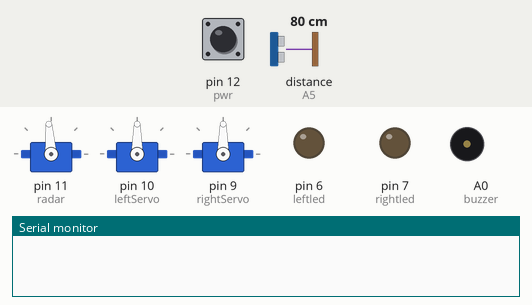
Recording of a sketch running on a simulated Arduino Uno, built with avr-gcc and run on an emulated ATmega328P. Shown: 3 × servo, output pins drawn as LEDs (lit = HIGH), buzzer (waves = sounding, pin HIGH), the last lines printed to the serial monitor. The test bench sets the inputs (shaded band); at power-on: pin 12 (pwr) HIGH, distance to the obstacle (sensor on A5) 80 cm. The echo pulse lasts 58.3 µs per cm; pins used as bus, display or sensor lines are not drawn.

Above: at 0.8 s.
0.9 s: pin 12 (pwr) pulled LOW for 0.15 s
At 1.8 s:
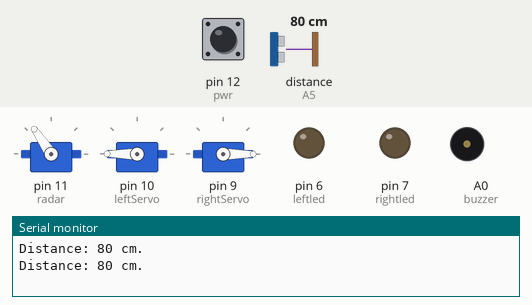
3.9 s: distance to the obstacle (sensor on A5) set to 32 cm
6.9 s: distance to the obstacle (sensor on A5) set to 28 cm
At 7.24 s:
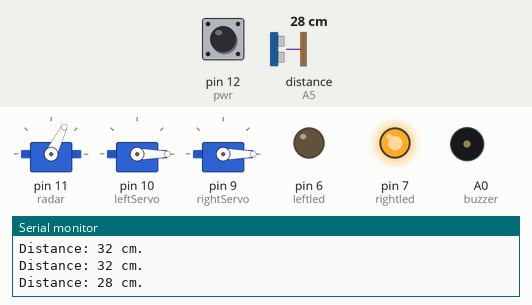
9.9 s: distance to the obstacle (sensor on A5) set to 35 cm
At 10.26 s:
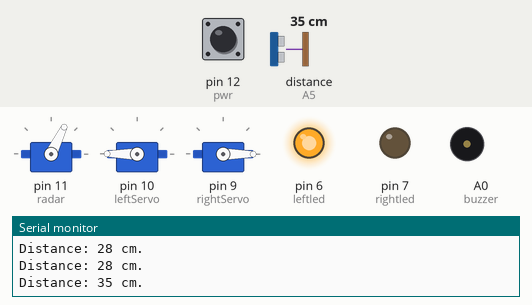
Timing chart, 0 to 13.9 s (numbered marks = the images above; inputs shaded):
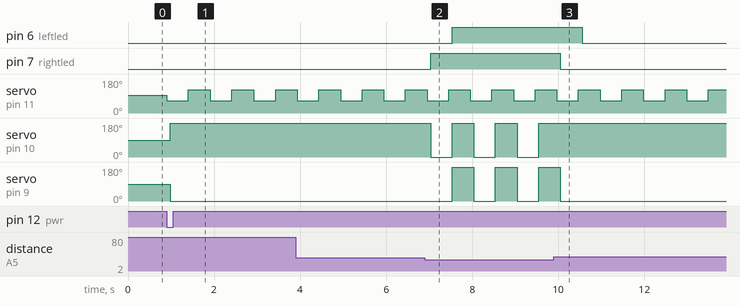

The sketch:

Ultrasonic_Servo_Radar.ino
```cpp
#include <Servo.h>

Servo radar;
const int angle=60;
int left = 94 + (angle/2);
int right = 94 - (angle/2);
int pos = left;

Servo leftServo;
Servo rightServo;

const int trigPin = A4;
const int echoPin = A5;

const int buzzer = A0;
const int leftled = 6;
const int rightled = 7;
const int pwr = 12;


void setup() {

  Serial.begin(9600);

  radar.attach(11);
  leftServo.attach(10);
  rightServo.attach(9);

  pinMode(trigPin, OUTPUT);
  pinMode(echoPin, INPUT);
  pinMode(buzzer, OUTPUT);
  pinMode(leftled, OUTPUT);
  pinMode(rightled, OUTPUT);
  pinMode(pwr, INPUT_PULLUP);

  radar.write(94);
  while (true) {
    if (digitalRead(pwr) == LOW) break;
  }
}

void loop() {

  if (pos == right) {
    pos = left;
  }
  else if (pos == left) {
    pos = right;
  }
  radar.write(pos);
  delay(80);

  if (pos == left) {
    if (getDistance() <= 30) {
      digitalWrite(leftled, HIGH);
      pivotRight();
    }
    else {
      digitalWrite(leftled, LOW);
      forward();
    }
  }

  if (pos == right) {
    if (getDistance() <= 30) {
      digitalWrite(rightled, HIGH);
      pivotLeft();
    }
    else {
      digitalWrite(rightled, LOW);
      forward();
    }
  }
  delay(420);

}

int getDistance() {
  // Clear the trigPin
  digitalWrite(trigPin, LOW);
  delayMicroseconds(2);
  // Sets the trigPin on HIGH state for 10 microseconds
  digitalWrite(trigPin, HIGH);
  delayMicroseconds(10);
  digitalWrite(trigPin, LOW);
  // Reads the echoPin, returns the sound wave travel time in microseconds
  long duration = pulseIn(echoPin, HIGH, 24000);
  if (duration == 0) {
    Serial.println("Distance out of range.");
    return 999;
  }
  // Calculating the distance
  int distance = (duration / 2) / 29.1; //centimeters
  Serial.print("Distance: "); Serial.print(distance); Serial.println(" cm.");
  return distance;
}

// ———————————  Drive ——————————————

void s_stop() {
  leftServo.write(90);
  rightServo.write(90);
}
void forward() {
  leftServo.write(180);
  rightServo.write(0);
}
void reverse() {
  leftServo.write(0);
  rightServo.write(180);
}
void forwardRight() {
  leftServo.write(180);
  rightServo.write(90);
}
void forwardLeft() {
  leftServo.write(90);
  rightServo.write(0);
}
void reverseRight() {
  leftServo.write(0);
  rightServo.write(90);
}
void reverseLeft() {
  leftServo.write(90);
  rightServo.write(180);
}
void pivotLeft() {
  leftServo.write(0);
  rightServo.write(0);
}
void pivotRight() {
  leftServo.write(180);
  rightServo.write(180);
}
```

Measured:
- the behaviour switches between 31 and 30 cm on distance to the obstacle (sensor on A5) (found by bisection; images 1 and 2)
- after the input at 0.9 s, servo on pin 11 (radar): alternates 124° for 0.51 s and 64° for 0.51 s, starting at once; servo on pin 10 (leftServo): 90° → 180° after 0.09 s; servo on pin 9 (rightServo): 90° → 0° after 0.09 s
- after the input at 6.9 s, pin 6 (leftled): LOW → HIGH after 0.64 s; pin 7 (rightled): LOW → HIGH after 0.13 s; servo on pin 10 (leftServo): alternates 180° for 0.50 s and 0° for 0.50 s, starting after 0.13 s; servo on pin 9 (rightServo): alternates 180° for 0.50 s and 0° for 0.50 s, starting after 0.64 s
- after the input at 9.9 s, pin 6 (leftled): HIGH → LOW after 0.65 s; pin 7 (rightled): HIGH → LOW after 0.15 s; servo on pin 10 (leftServo): stops changing and stays 180°; servo on pin 9 (rightServo): goes on until 10.1 s, then stays 0°
